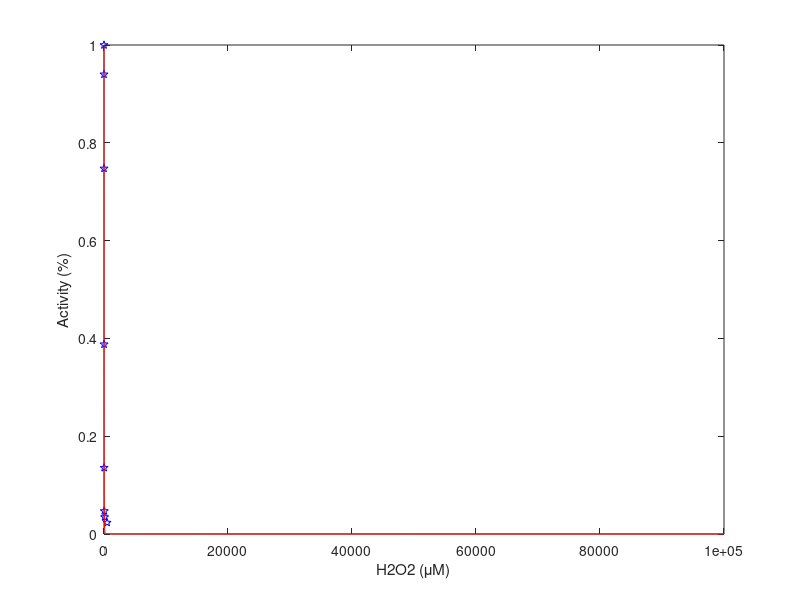

Reproduce this figure in MATLAB. (Note: this script raises an error after producing the figure.)
clear all;
clc;

h2o2 = [0 1 5 10 25 50 100 500]; % uM
activity = [100 93.994 74.749 38.796 13.554 4.698 3.463 2.321]/100;

hill_fit = @(b,x)  1./(1+(x/b(1)).^b(2));
b0 = [10,1]; % Initial Parameter Estimates
B = lsqcurvefit(hill_fit, b0, h2o2, activity);
h2o2_fr = 10.^[-1:0.1:5];   % Plot Finer Resolution

% best fit
% B = [8.3510 1.8042]

figure();
plot(h2o2, activity, 'bp');
hold on;
plot(h2o2_fr, hill_fit(B,h2o2_fr), '-r');
hold off;
xlabel('H2O2 (\muM)');
ylabel('Activity (%)');
legend('Data', 'Hill Equation Fit', 'Location','NE');
set(gca,'XScale','log');
